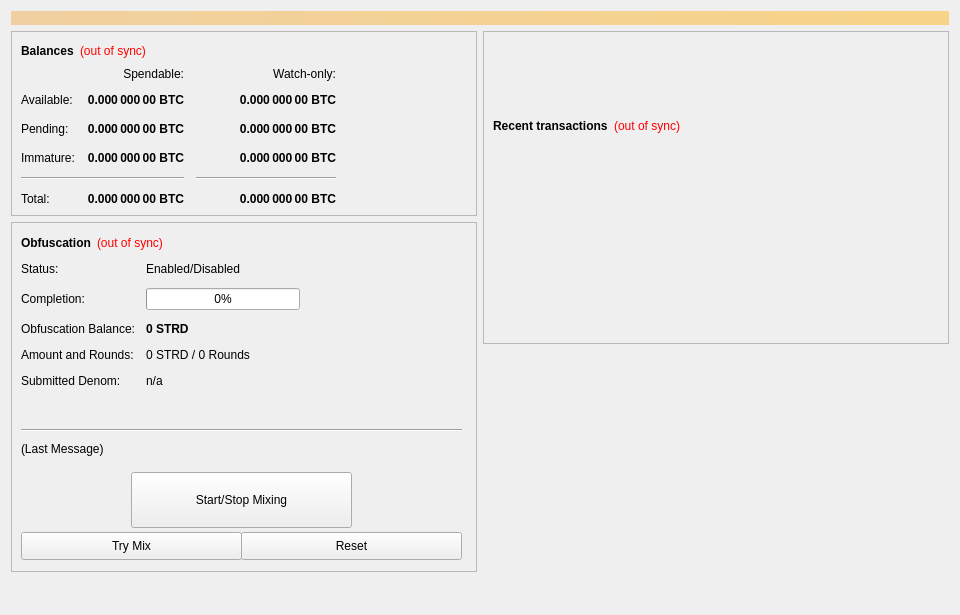
<?xml version="1.0" encoding="UTF-8"?>
<ui version="4.0">
 <class>OverviewPage</class>
 <widget class="QWidget" name="OverviewPage">
  <property name="geometry">
   <rect>
    <x>0</x>
    <y>0</y>
    <width>960</width>
    <height>615</height>
   </rect>
  </property>
  <property name="minimumSize">
   <size>
    <width>960</width>
    <height>0</height>
   </size>
  </property>
  <property name="windowTitle">
   <string>Form</string>
  </property>
  <layout class="QVBoxLayout" name="topLayout">
   <item>
    <widget class="QLabel" name="labelAlerts">
     <property name="visible">
      <bool>false</bool>
     </property>
     <property name="styleSheet">
      <string notr="true">background-color: qlineargradient(x1: 0, y1: 0, x2: 1, y2: 0, stop:0 #F0D0A0, stop:1 #F8D488); color:#000000;</string>
     </property>
     <property name="wordWrap">
      <bool>true</bool>
     </property>
     <property name="margin">
      <number>3</number>
     </property>
    </widget>
   </item>
   <item>
    <layout class="QHBoxLayout" name="horizontalLayout" stretch="1,1">
     <item>
      <layout class="QVBoxLayout" name="verticalLayout_2">
       <item>
        <widget class="QFrame" name="frame">
         <property name="frameShape">
          <enum>QFrame::StyledPanel</enum>
         </property>
         <property name="frameShadow">
          <enum>QFrame::Raised</enum>
         </property>
         <layout class="QVBoxLayout" name="verticalLayout_4">
          <item>
           <layout class="QHBoxLayout" name="horizontalLayout_4">
            <item>
             <widget class="QLabel" name="label_5">
              <property name="font">
               <font>
                <weight>75</weight>
                <bold>true</bold>
               </font>
              </property>
              <property name="text">
               <string>Balances</string>
              </property>
             </widget>
            </item>
            <item>
             <widget class="QLabel" name="labelWalletStatus">
              <property name="cursor">
               <cursorShape>WhatsThisCursor</cursorShape>
              </property>
              <property name="toolTip">
               <string>The displayed information may be out of date. Your wallet automatically synchronizes with the socialtraders network after a connection is established, but this process has not completed yet.</string>
              </property>
              <property name="styleSheet">
               <string notr="true">QLabel { color: red; }</string>
              </property>
              <property name="text">
               <string notr="true">(out of sync)</string>
              </property>
              <property name="alignment">
               <set>Qt::AlignLeading|Qt::AlignLeft|Qt::AlignVCenter</set>
              </property>
             </widget>
            </item>
            <item>
             <spacer name="horizontalSpacer_3">
              <property name="orientation">
               <enum>Qt::Horizontal</enum>
              </property>
              <property name="sizeHint" stdset="0">
               <size>
                <width>40</width>
                <height>20</height>
               </size>
              </property>
             </spacer>
            </item>
           </layout>
          </item>
          <item>
           <layout class="QGridLayout" name="gridLayout">
            <property name="spacing">
             <number>12</number>
            </property>
            <item row="2" column="2">
             <widget class="QLabel" name="labelWatchPending">
              <property name="font">
               <font>
                <weight>75</weight>
                <bold>true</bold>
               </font>
              </property>
              <property name="cursor">
               <cursorShape>IBeamCursor</cursorShape>
              </property>
              <property name="toolTip">
               <string>Unconfirmed transactions to watch-only addresses</string>
              </property>
              <property name="text">
               <string notr="true">0.000 000 00 BTC</string>
              </property>
              <property name="alignment">
               <set>Qt::AlignRight|Qt::AlignTrailing|Qt::AlignVCenter</set>
              </property>
              <property name="textInteractionFlags">
               <set>Qt::LinksAccessibleByMouse|Qt::TextSelectableByKeyboard|Qt::TextSelectableByMouse</set>
              </property>
             </widget>
            </item>
            <item row="2" column="1">
             <widget class="QLabel" name="labelUnconfirmed">
              <property name="font">
               <font>
                <weight>75</weight>
                <bold>true</bold>
               </font>
              </property>
              <property name="cursor">
               <cursorShape>IBeamCursor</cursorShape>
              </property>
              <property name="toolTip">
               <string>Total of transactions that have yet to be confirmed, and do not yet count toward the spendable balance</string>
              </property>
              <property name="text">
               <string notr="true">0.000 000 00 BTC</string>
              </property>
              <property name="alignment">
               <set>Qt::AlignRight|Qt::AlignTrailing|Qt::AlignVCenter</set>
              </property>
              <property name="textInteractionFlags">
               <set>Qt::LinksAccessibleByMouse|Qt::TextSelectableByKeyboard|Qt::TextSelectableByMouse</set>
              </property>
             </widget>
            </item>
            <item row="3" column="2">
             <widget class="QLabel" name="labelWatchImmature">
              <property name="font">
               <font>
                <weight>75</weight>
                <bold>true</bold>
               </font>
              </property>
              <property name="cursor">
               <cursorShape>IBeamCursor</cursorShape>
              </property>
              <property name="toolTip">
               <string>Staked or masternode rewards in watch-only addresses that has not yet matured</string>
              </property>
              <property name="text">
               <string notr="true">0.000 000 00 BTC</string>
              </property>
              <property name="alignment">
               <set>Qt::AlignRight|Qt::AlignTrailing|Qt::AlignVCenter</set>
              </property>
              <property name="textInteractionFlags">
               <set>Qt::LinksAccessibleByMouse|Qt::TextSelectableByKeyboard|Qt::TextSelectableByMouse</set>
              </property>
             </widget>
            </item>
            <item row="4" column="0" colspan="2">
             <widget class="Line" name="lineSpendableBalance">
              <property name="orientation">
               <enum>Qt::Horizontal</enum>
              </property>
             </widget>
            </item>
            <item row="4" column="2">
             <widget class="Line" name="lineWatchBalance">
              <property name="sizePolicy">
               <sizepolicy hsizetype="Preferred" vsizetype="Fixed">
                <horstretch>0</horstretch>
                <verstretch>0</verstretch>
               </sizepolicy>
              </property>
              <property name="minimumSize">
               <size>
                <width>140</width>
                <height>0</height>
               </size>
              </property>
              <property name="orientation">
               <enum>Qt::Horizontal</enum>
              </property>
             </widget>
            </item>
            <item row="5" column="0">
             <widget class="QLabel" name="labelTotalText">
              <property name="text">
               <string>Total:</string>
              </property>
             </widget>
            </item>
            <item row="3" column="1">
             <widget class="QLabel" name="labelImmature">
              <property name="font">
               <font>
                <weight>75</weight>
                <bold>true</bold>
               </font>
              </property>
              <property name="cursor">
               <cursorShape>IBeamCursor</cursorShape>
              </property>
              <property name="toolTip">
               <string>Staked or masternode rewards that has not yet matured</string>
              </property>
              <property name="text">
               <string notr="true">0.000 000 00 BTC</string>
              </property>
              <property name="alignment">
               <set>Qt::AlignRight|Qt::AlignTrailing|Qt::AlignVCenter</set>
              </property>
              <property name="textInteractionFlags">
               <set>Qt::LinksAccessibleByMouse|Qt::TextSelectableByKeyboard|Qt::TextSelectableByMouse</set>
              </property>
             </widget>
            </item>
            <item row="2" column="3">
             <spacer name="horizontalSpacer_2">
              <property name="orientation">
               <enum>Qt::Horizontal</enum>
              </property>
              <property name="sizeHint" stdset="0">
               <size>
                <width>40</width>
                <height>20</height>
               </size>
              </property>
             </spacer>
            </item>
            <item row="3" column="0">
             <widget class="QLabel" name="labelImmatureText">
              <property name="text">
               <string>Immature:</string>
              </property>
             </widget>
            </item>
            <item row="5" column="1">
             <widget class="QLabel" name="labelTotal">
              <property name="font">
               <font>
                <weight>75</weight>
                <bold>true</bold>
               </font>
              </property>
              <property name="cursor">
               <cursorShape>IBeamCursor</cursorShape>
              </property>
              <property name="toolTip">
               <string>Your current total balance</string>
              </property>
              <property name="text">
               <string notr="true">0.000 000 00 BTC</string>
              </property>
              <property name="alignment">
               <set>Qt::AlignRight|Qt::AlignTrailing|Qt::AlignVCenter</set>
              </property>
              <property name="textInteractionFlags">
               <set>Qt::LinksAccessibleByMouse|Qt::TextSelectableByKeyboard|Qt::TextSelectableByMouse</set>
              </property>
             </widget>
            </item>
            <item row="5" column="2">
             <widget class="QLabel" name="labelWatchTotal">
              <property name="font">
               <font>
                <weight>75</weight>
                <bold>true</bold>
               </font>
              </property>
              <property name="cursor">
               <cursorShape>IBeamCursor</cursorShape>
              </property>
              <property name="toolTip">
               <string>Current total balance in watch-only addresses</string>
              </property>
              <property name="text">
               <string notr="true">0.000 000 00 BTC</string>
              </property>
              <property name="alignment">
               <set>Qt::AlignRight|Qt::AlignTrailing|Qt::AlignVCenter</set>
              </property>
              <property name="textInteractionFlags">
               <set>Qt::LinksAccessibleByMouse|Qt::TextSelectableByKeyboard|Qt::TextSelectableByMouse</set>
              </property>
             </widget>
            </item>
            <item row="0" column="2">
             <widget class="QLabel" name="labelWatchonly">
              <property name="text">
               <string>Watch-only:</string>
              </property>
              <property name="alignment">
               <set>Qt::AlignRight|Qt::AlignTrailing|Qt::AlignVCenter</set>
              </property>
             </widget>
            </item>
            <item row="1" column="0">
             <widget class="QLabel" name="labelBalanceText">
              <property name="text">
               <string>Available:</string>
              </property>
             </widget>
            </item>
            <item row="1" column="1">
             <widget class="QLabel" name="labelBalance">
              <property name="font">
               <font>
                <weight>75</weight>
                <bold>true</bold>
               </font>
              </property>
              <property name="cursor">
               <cursorShape>IBeamCursor</cursorShape>
              </property>
              <property name="toolTip">
               <string>Your current spendable balance</string>
              </property>
              <property name="text">
               <string notr="true">0.000 000 00 BTC</string>
              </property>
              <property name="alignment">
               <set>Qt::AlignRight|Qt::AlignTrailing|Qt::AlignVCenter</set>
              </property>
              <property name="textInteractionFlags">
               <set>Qt::LinksAccessibleByMouse|Qt::TextSelectableByKeyboard|Qt::TextSelectableByMouse</set>
              </property>
             </widget>
            </item>
            <item row="1" column="2">
             <widget class="QLabel" name="labelWatchAvailable">
              <property name="font">
               <font>
                <weight>75</weight>
                <bold>true</bold>
               </font>
              </property>
              <property name="cursor">
               <cursorShape>IBeamCursor</cursorShape>
              </property>
              <property name="toolTip">
               <string>Your current balance in watch-only addresses</string>
              </property>
              <property name="text">
               <string notr="true">0.000 000 00 BTC</string>
              </property>
              <property name="alignment">
               <set>Qt::AlignRight|Qt::AlignTrailing|Qt::AlignVCenter</set>
              </property>
              <property name="textInteractionFlags">
               <set>Qt::LinksAccessibleByMouse|Qt::TextSelectableByKeyboard|Qt::TextSelectableByMouse</set>
              </property>
             </widget>
            </item>
            <item row="2" column="0">
             <widget class="QLabel" name="labelPendingText">
              <property name="text">
               <string>Pending:</string>
              </property>
             </widget>
            </item>
            <item row="0" column="1">
             <widget class="QLabel" name="labelSpendable">
              <property name="text">
               <string>Spendable:</string>
              </property>
              <property name="alignment">
               <set>Qt::AlignRight|Qt::AlignTrailing|Qt::AlignVCenter</set>
              </property>
             </widget>
            </item>
           </layout>
          </item>
         </layout>
        </widget>
       </item>
       <item>
        <widget class="QFrame" name="frameObfuscation">
         <property name="minimumSize">
          <size>
           <width>0</width>
           <height>350</height>
          </size>
         </property>
         <property name="layoutDirection">
          <enum>Qt::LeftToRight</enum>
         </property>
         <property name="frameShape">
          <enum>QFrame::StyledPanel</enum>
         </property>
         <property name="frameShadow">
          <enum>QFrame::Raised</enum>
         </property>
         <widget class="QWidget" name="formLayoutWidget">
          <property name="geometry">
           <rect>
            <x>10</x>
            <y>40</y>
            <width>451</width>
            <height>161</height>
           </rect>
          </property>
          <layout class="QFormLayout" name="formLayout">
           <property name="fieldGrowthPolicy">
            <enum>QFormLayout::AllNonFixedFieldsGrow</enum>
           </property>
           <property name="horizontalSpacing">
            <number>11</number>
           </property>
           <property name="verticalSpacing">
            <number>12</number>
           </property>
           <item row="0" column="0">
            <widget class="QLabel" name="label_6">
             <property name="text">
              <string>Status:</string>
             </property>
            </widget>
           </item>
           <item row="1" column="0">
            <widget class="QLabel" name="label_7">
             <property name="text">
              <string>Completion:</string>
             </property>
            </widget>
           </item>
           <item row="1" column="1">
            <widget class="QProgressBar" name="obfuscationProgress">
             <property name="maximumSize">
              <size>
               <width>154</width>
               <height>16777215</height>
              </size>
             </property>
             <property name="value">
              <number>0</number>
             </property>
            </widget>
           </item>
           <item row="2" column="0">
            <widget class="QLabel" name="labelAnonymizedText">
             <property name="text">
              <string>Obfuscation Balance:</string>
             </property>
            </widget>
           </item>
           <item row="2" column="1">
            <widget class="QLabel" name="labelAnonymized">
             <property name="font">
              <font>
               <weight>75</weight>
               <bold>true</bold>
              </font>
             </property>
             <property name="text">
              <string notr="true">0 STRD</string>
             </property>
            </widget>
           </item>
           <item row="3" column="0">
            <widget class="QLabel" name="label_8">
             <property name="text">
              <string>Amount and Rounds:</string>
             </property>
            </widget>
           </item>
           <item row="3" column="1">
            <widget class="QLabel" name="labelAmountRounds">
             <property name="text">
              <string>0 STRD / 0 Rounds</string>
             </property>
            </widget>
           </item>
           <item row="4" column="0">
            <widget class="QLabel" name="label_9">
             <property name="text">
              <string>Submitted Denom:</string>
             </property>
            </widget>
           </item>
           <item row="4" column="1">
            <widget class="QLabel" name="labelSubmittedDenom">
             <property name="toolTip">
              <string>The denominations you submitted to the Masternode.&lt;br&gt;To mix, other users must submit the exact same denominations.</string>
             </property>
             <property name="text">
              <string>n/a</string>
             </property>
            </widget>
           </item>
           <item row="0" column="1">
            <widget class="QLabel" name="obfuscationEnabled">
             <property name="text">
              <string>Enabled/Disabled</string>
             </property>
            </widget>
           </item>
          </layout>
         </widget>
         <widget class="QPushButton" name="runAutoDenom">
          <property name="geometry">
           <rect>
            <x>251</x>
            <y>17</y>
            <width>1</width>
            <height>1</height>
           </rect>
          </property>
          <property name="palette">
           <palette>
            <active>
             <colorrole role="WindowText">
              <brush brushstyle="SolidPattern">
               <color alpha="255">
                <red>0</red>
                <green>0</green>
                <blue>0</blue>
               </color>
              </brush>
             </colorrole>
             <colorrole role="Button">
              <brush brushstyle="SolidPattern">
               <color alpha="255">
                <red>239</red>
                <green>238</green>
                <blue>238</blue>
               </color>
              </brush>
             </colorrole>
             <colorrole role="Light">
              <brush brushstyle="SolidPattern">
               <color alpha="255">
                <red>255</red>
                <green>255</green>
                <blue>255</blue>
               </color>
              </brush>
             </colorrole>
             <colorrole role="Midlight">
              <brush brushstyle="SolidPattern">
               <color alpha="255">
                <red>247</red>
                <green>246</green>
                <blue>246</blue>
               </color>
              </brush>
             </colorrole>
             <colorrole role="Dark">
              <brush brushstyle="SolidPattern">
               <color alpha="255">
                <red>119</red>
                <green>119</green>
                <blue>119</blue>
               </color>
              </brush>
             </colorrole>
             <colorrole role="Mid">
              <brush brushstyle="SolidPattern">
               <color alpha="255">
                <red>159</red>
                <green>159</green>
                <blue>159</blue>
               </color>
              </brush>
             </colorrole>
             <colorrole role="Text">
              <brush brushstyle="SolidPattern">
               <color alpha="255">
                <red>0</red>
                <green>0</green>
                <blue>0</blue>
               </color>
              </brush>
             </colorrole>
             <colorrole role="BrightText">
              <brush brushstyle="SolidPattern">
               <color alpha="255">
                <red>255</red>
                <green>255</green>
                <blue>255</blue>
               </color>
              </brush>
             </colorrole>
             <colorrole role="ButtonText">
              <brush brushstyle="SolidPattern">
               <color alpha="255">
                <red>0</red>
                <green>0</green>
                <blue>0</blue>
               </color>
              </brush>
             </colorrole>
             <colorrole role="Base">
              <brush brushstyle="SolidPattern">
               <color alpha="255">
                <red>255</red>
                <green>255</green>
                <blue>255</blue>
               </color>
              </brush>
             </colorrole>
             <colorrole role="Window">
              <brush brushstyle="SolidPattern">
               <color alpha="255">
                <red>239</red>
                <green>238</green>
                <blue>238</blue>
               </color>
              </brush>
             </colorrole>
             <colorrole role="Shadow">
              <brush brushstyle="SolidPattern">
               <color alpha="255">
                <red>0</red>
                <green>0</green>
                <blue>0</blue>
               </color>
              </brush>
             </colorrole>
             <colorrole role="AlternateBase">
              <brush brushstyle="SolidPattern">
               <color alpha="255">
                <red>247</red>
                <green>246</green>
                <blue>246</blue>
               </color>
              </brush>
             </colorrole>
             <colorrole role="ToolTipBase">
              <brush brushstyle="SolidPattern">
               <color alpha="255">
                <red>255</red>
                <green>255</green>
                <blue>220</blue>
               </color>
              </brush>
             </colorrole>
             <colorrole role="ToolTipText">
              <brush brushstyle="SolidPattern">
               <color alpha="255">
                <red>0</red>
                <green>0</green>
                <blue>0</blue>
               </color>
              </brush>
             </colorrole>
            </active>
            <inactive>
             <colorrole role="WindowText">
              <brush brushstyle="SolidPattern">
               <color alpha="255">
                <red>0</red>
                <green>0</green>
                <blue>0</blue>
               </color>
              </brush>
             </colorrole>
             <colorrole role="Button">
              <brush brushstyle="SolidPattern">
               <color alpha="255">
                <red>239</red>
                <green>238</green>
                <blue>238</blue>
               </color>
              </brush>
             </colorrole>
             <colorrole role="Light">
              <brush brushstyle="SolidPattern">
               <color alpha="255">
                <red>255</red>
                <green>255</green>
                <blue>255</blue>
               </color>
              </brush>
             </colorrole>
             <colorrole role="Midlight">
              <brush brushstyle="SolidPattern">
               <color alpha="255">
                <red>247</red>
                <green>246</green>
                <blue>246</blue>
               </color>
              </brush>
             </colorrole>
             <colorrole role="Dark">
              <brush brushstyle="SolidPattern">
               <color alpha="255">
                <red>119</red>
                <green>119</green>
                <blue>119</blue>
               </color>
              </brush>
             </colorrole>
             <colorrole role="Mid">
              <brush brushstyle="SolidPattern">
               <color alpha="255">
                <red>159</red>
                <green>159</green>
                <blue>159</blue>
               </color>
              </brush>
             </colorrole>
             <colorrole role="Text">
              <brush brushstyle="SolidPattern">
               <color alpha="255">
                <red>0</red>
                <green>0</green>
                <blue>0</blue>
               </color>
              </brush>
             </colorrole>
             <colorrole role="BrightText">
              <brush brushstyle="SolidPattern">
               <color alpha="255">
                <red>255</red>
                <green>255</green>
                <blue>255</blue>
               </color>
              </brush>
             </colorrole>
             <colorrole role="ButtonText">
              <brush brushstyle="SolidPattern">
               <color alpha="255">
                <red>0</red>
                <green>0</green>
                <blue>0</blue>
               </color>
              </brush>
             </colorrole>
             <colorrole role="Base">
              <brush brushstyle="SolidPattern">
               <color alpha="255">
                <red>255</red>
                <green>255</green>
                <blue>255</blue>
               </color>
              </brush>
             </colorrole>
             <colorrole role="Window">
              <brush brushstyle="SolidPattern">
               <color alpha="255">
                <red>239</red>
                <green>238</green>
                <blue>238</blue>
               </color>
              </brush>
             </colorrole>
             <colorrole role="Shadow">
              <brush brushstyle="SolidPattern">
               <color alpha="255">
                <red>0</red>
                <green>0</green>
                <blue>0</blue>
               </color>
              </brush>
             </colorrole>
             <colorrole role="AlternateBase">
              <brush brushstyle="SolidPattern">
               <color alpha="255">
                <red>247</red>
                <green>246</green>
                <blue>246</blue>
               </color>
              </brush>
             </colorrole>
             <colorrole role="ToolTipBase">
              <brush brushstyle="SolidPattern">
               <color alpha="255">
                <red>255</red>
                <green>255</green>
                <blue>220</blue>
               </color>
              </brush>
             </colorrole>
             <colorrole role="ToolTipText">
              <brush brushstyle="SolidPattern">
               <color alpha="255">
                <red>0</red>
                <green>0</green>
                <blue>0</blue>
               </color>
              </brush>
             </colorrole>
            </inactive>
            <disabled>
             <colorrole role="WindowText">
              <brush brushstyle="SolidPattern">
               <color alpha="255">
                <red>119</red>
                <green>119</green>
                <blue>119</blue>
               </color>
              </brush>
             </colorrole>
             <colorrole role="Button">
              <brush brushstyle="SolidPattern">
               <color alpha="255">
                <red>239</red>
                <green>238</green>
                <blue>238</blue>
               </color>
              </brush>
             </colorrole>
             <colorrole role="Light">
              <brush brushstyle="SolidPattern">
               <color alpha="255">
                <red>255</red>
                <green>255</green>
                <blue>255</blue>
               </color>
              </brush>
             </colorrole>
             <colorrole role="Midlight">
              <brush brushstyle="SolidPattern">
               <color alpha="255">
                <red>247</red>
                <green>246</green>
                <blue>246</blue>
               </color>
              </brush>
             </colorrole>
             <colorrole role="Dark">
              <brush brushstyle="SolidPattern">
               <color alpha="255">
                <red>119</red>
                <green>119</green>
                <blue>119</blue>
               </color>
              </brush>
             </colorrole>
             <colorrole role="Mid">
              <brush brushstyle="SolidPattern">
               <color alpha="255">
                <red>159</red>
                <green>159</green>
                <blue>159</blue>
               </color>
              </brush>
             </colorrole>
             <colorrole role="Text">
              <brush brushstyle="SolidPattern">
               <color alpha="255">
                <red>119</red>
                <green>119</green>
                <blue>119</blue>
               </color>
              </brush>
             </colorrole>
             <colorrole role="BrightText">
              <brush brushstyle="SolidPattern">
               <color alpha="255">
                <red>255</red>
                <green>255</green>
                <blue>255</blue>
               </color>
              </brush>
             </colorrole>
             <colorrole role="ButtonText">
              <brush brushstyle="SolidPattern">
               <color alpha="255">
                <red>119</red>
                <green>119</green>
                <blue>119</blue>
               </color>
              </brush>
             </colorrole>
             <colorrole role="Base">
              <brush brushstyle="SolidPattern">
               <color alpha="255">
                <red>239</red>
                <green>238</green>
                <blue>238</blue>
               </color>
              </brush>
             </colorrole>
             <colorrole role="Window">
              <brush brushstyle="SolidPattern">
               <color alpha="255">
                <red>239</red>
                <green>238</green>
                <blue>238</blue>
               </color>
              </brush>
             </colorrole>
             <colorrole role="Shadow">
              <brush brushstyle="SolidPattern">
               <color alpha="255">
                <red>0</red>
                <green>0</green>
                <blue>0</blue>
               </color>
              </brush>
             </colorrole>
             <colorrole role="AlternateBase">
              <brush brushstyle="SolidPattern">
               <color alpha="255">
                <red>239</red>
                <green>238</green>
                <blue>238</blue>
               </color>
              </brush>
             </colorrole>
             <colorrole role="ToolTipBase">
              <brush brushstyle="SolidPattern">
               <color alpha="255">
                <red>255</red>
                <green>255</green>
                <blue>220</blue>
               </color>
              </brush>
             </colorrole>
             <colorrole role="ToolTipText">
              <brush brushstyle="SolidPattern">
               <color alpha="255">
                <red>0</red>
                <green>0</green>
                <blue>0</blue>
               </color>
              </brush>
             </colorrole>
            </disabled>
           </palette>
          </property>
          <property name="focusPolicy">
           <enum>Qt::NoFocus</enum>
          </property>
          <property name="autoFillBackground">
           <bool>true</bool>
          </property>
          <property name="text">
           <string/>
          </property>
          <property name="flat">
           <bool>true</bool>
          </property>
         </widget>
         <widget class="QPushButton" name="toggleObfuscation">
          <property name="geometry">
           <rect>
            <x>120</x>
            <y>250</y>
            <width>221</width>
            <height>56</height>
           </rect>
          </property>
          <property name="sizePolicy">
           <sizepolicy hsizetype="MinimumExpanding" vsizetype="Fixed">
            <horstretch>0</horstretch>
            <verstretch>0</verstretch>
           </sizepolicy>
          </property>
          <property name="text">
           <string>Start/Stop Mixing</string>
          </property>
         </widget>
         <widget class="Line" name="lineLastMessage">
          <property name="geometry">
           <rect>
            <x>10</x>
            <y>200</y>
            <width>441</width>
            <height>16</height>
           </rect>
          </property>
          <property name="orientation">
           <enum>Qt::Horizontal</enum>
          </property>
         </widget>
         <widget class="QLabel" name="obfuscationStatus">
          <property name="geometry">
           <rect>
            <x>10</x>
            <y>220</y>
            <width>451</width>
            <height>61</height>
           </rect>
          </property>
          <property name="minimumSize">
           <size>
            <width>288</width>
            <height>43</height>
           </size>
          </property>
          <property name="text">
           <string>(Last Message)</string>
          </property>
          <property name="alignment">
           <set>Qt::AlignLeading|Qt::AlignLeft|Qt::AlignTop</set>
          </property>
          <property name="wordWrap">
           <bool>true</bool>
          </property>
         </widget>
         <widget class="QPushButton" name="obfuscationAuto">
          <property name="geometry">
           <rect>
            <x>10</x>
            <y>310</y>
            <width>221</width>
            <height>28</height>
           </rect>
          </property>
          <property name="sizePolicy">
           <sizepolicy hsizetype="MinimumExpanding" vsizetype="Fixed">
            <horstretch>0</horstretch>
            <verstretch>0</verstretch>
           </sizepolicy>
          </property>
          <property name="toolTip">
           <string>Try to manually submit a Obfuscation request.</string>
          </property>
          <property name="text">
           <string>Try Mix</string>
          </property>
         </widget>
         <widget class="QPushButton" name="obfuscationReset">
          <property name="geometry">
           <rect>
            <x>230</x>
            <y>310</y>
            <width>221</width>
            <height>28</height>
           </rect>
          </property>
          <property name="sizePolicy">
           <sizepolicy hsizetype="MinimumExpanding" vsizetype="Fixed">
            <horstretch>0</horstretch>
            <verstretch>0</verstretch>
           </sizepolicy>
          </property>
          <property name="toolTip">
           <string>Reset the current status of Obfuscation (can interrupt Obfuscation if it's in the process of Mixing, which can cost you money!)</string>
          </property>
          <property name="autoFillBackground">
           <bool>false</bool>
          </property>
          <property name="text">
           <string>Reset</string>
          </property>
         </widget>
         <widget class="QWidget" name="layoutWidget">
          <property name="geometry">
           <rect>
            <x>10</x>
            <y>10</y>
            <width>431</width>
            <height>22</height>
           </rect>
          </property>
          <layout class="QHBoxLayout" name="horizontalLayout_5">
           <item>
            <widget class="QLabel" name="label_2">
             <property name="font">
              <font>
               <weight>75</weight>
               <bold>true</bold>
              </font>
             </property>
             <property name="text">
              <string>Obfuscation</string>
             </property>
            </widget>
           </item>
           <item>
            <widget class="QLabel" name="labelObfuscationSyncStatus">
             <property name="toolTip">
              <string>The displayed information may be out of date. Your wallet automatically synchronizes with the socialtraders network after a connection is established, but this process has not completed yet.</string>
             </property>
             <property name="styleSheet">
              <string notr="true">QLabel { color: red; }</string>
             </property>
             <property name="text">
              <string notr="true">(out of sync)</string>
             </property>
             <property name="alignment">
              <set>Qt::AlignLeading|Qt::AlignLeft|Qt::AlignVCenter</set>
             </property>
            </widget>
           </item>
           <item>
            <spacer name="horizontalSpacer_4">
             <property name="orientation">
              <enum>Qt::Horizontal</enum>
             </property>
             <property name="sizeHint" stdset="0">
              <size>
               <width>40</width>
               <height>20</height>
              </size>
             </property>
            </spacer>
           </item>
          </layout>
         </widget>
        </widget>
       </item>
       <item>
        <spacer name="verticalSpacer">
         <property name="orientation">
          <enum>Qt::Vertical</enum>
         </property>
         <property name="sizeHint" stdset="0">
          <size>
           <width>20</width>
           <height>40</height>
          </size>
         </property>
        </spacer>
       </item>
      </layout>
     </item>
     <item>
      <layout class="QVBoxLayout" name="verticalLayout_3">
       <item>
        <widget class="QFrame" name="frame_2">
         <property name="frameShape">
          <enum>QFrame::StyledPanel</enum>
         </property>
         <property name="frameShadow">
          <enum>QFrame::Raised</enum>
         </property>
         <layout class="QVBoxLayout" name="verticalLayout">
          <item>
           <spacer name="verticalSpacer_3">
            <property name="orientation">
             <enum>Qt::Vertical</enum>
            </property>
            <property name="sizeType">
             <enum>QSizePolicy::Fixed</enum>
            </property>
            <property name="sizeHint" stdset="0">
             <size>
              <width>20</width>
              <height>75</height>
             </size>
            </property>
           </spacer>
          </item>
          <item>
           <layout class="QHBoxLayout" name="horizontalLayout_2">
            <item>
             <widget class="QLabel" name="label_4">
              <property name="font">
               <font>
                <weight>75</weight>
                <bold>true</bold>
               </font>
              </property>
              <property name="text">
               <string>Recent transactions</string>
              </property>
             </widget>
            </item>
            <item>
             <widget class="QLabel" name="labelTransactionsStatus">
              <property name="cursor">
               <cursorShape>WhatsThisCursor</cursorShape>
              </property>
              <property name="toolTip">
               <string>The displayed information may be out of date. Your wallet automatically synchronizes with the socialtraders network after a connection is established, but this process has not completed yet.</string>
              </property>
              <property name="styleSheet">
               <string notr="true">QLabel { color: red; }</string>
              </property>
              <property name="text">
               <string notr="true">(out of sync)</string>
              </property>
              <property name="alignment">
               <set>Qt::AlignRight|Qt::AlignTrailing|Qt::AlignVCenter</set>
              </property>
             </widget>
            </item>
            <item>
             <spacer name="horizontalSpacer">
              <property name="orientation">
               <enum>Qt::Horizontal</enum>
              </property>
              <property name="sizeHint" stdset="0">
               <size>
                <width>40</width>
                <height>20</height>
               </size>
              </property>
             </spacer>
            </item>
           </layout>
          </item>
          <item>
           <widget class="QListView" name="listTransactions">
            <property name="styleSheet">
             <string notr="true">QListView { background: transparent; }</string>
            </property>
            <property name="frameShape">
             <enum>QFrame::NoFrame</enum>
            </property>
            <property name="verticalScrollBarPolicy">
             <enum>Qt::ScrollBarAlwaysOff</enum>
            </property>
            <property name="horizontalScrollBarPolicy">
             <enum>Qt::ScrollBarAlwaysOff</enum>
            </property>
            <property name="selectionMode">
             <enum>QAbstractItemView::NoSelection</enum>
            </property>
           </widget>
          </item>
         </layout>
        </widget>
       </item>
       <item>
        <spacer name="verticalSpacer_2">
         <property name="orientation">
          <enum>Qt::Vertical</enum>
         </property>
         <property name="sizeType">
          <enum>QSizePolicy::Expanding</enum>
         </property>
         <property name="sizeHint" stdset="0">
          <size>
           <width>20</width>
           <height>40</height>
          </size>
         </property>
        </spacer>
       </item>
      </layout>
     </item>
    </layout>
   </item>
  </layout>
 </widget>
 <resources/>
 <connections/>
</ui>
